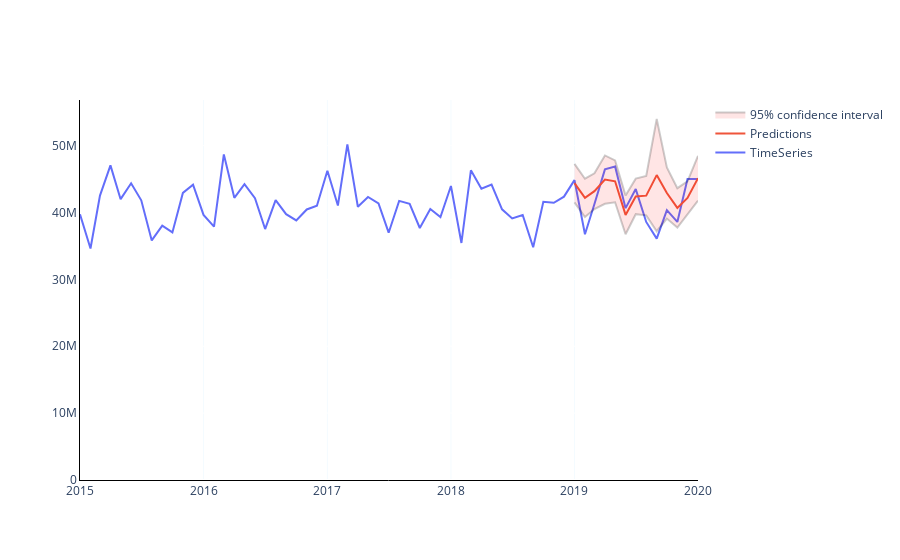

The notebook cell saved with this chart:
### Code cell
fig = go.Figure()
fig.add_trace(go.Scatter(x=df[train_start:test_end].index, y=df[train_start:test_end]['Load Weight'],
                    mode='lines',
                    name='TimeSeries'))
fig.add_trace(go.Scatter(x=predictions_sarima.index, y=predictions,
                    mode='lines',
                    name='Predictions'))
CI = fcast.conf_int(alpha = .1)
fig.add_traces([go.Scatter(x = predictions_sarima.index, y = CI[:,0],
                           mode = 'lines', line_color = 'rgba(0,0,0,0.2)',
                           showlegend = False),
                go.Scatter(x = predictions_sarima.index, y = CI[:,1],
                           mode = 'lines', line_color = 'rgba(0,0,0,0.2)',
                           name = '95% confidence interval',
                           fill='tonexty', fillcolor = 'rgba(255, 0, 0, 0.1)')])

fig.update_layout(paper_bgcolor='rgba(255,255,255)', plot_bgcolor='rgba(0,0,0,0)')
fig.update_xaxes(showline=True, linewidth=1, linecolor='black')
fig.update_yaxes(showline=True, linewidth=1, linecolor='black',rangemode="tozero")
fig.update_xaxes(showgrid=True, gridwidth=0.1, gridcolor='lightskyblue')
#fig.update_yaxes(showgrid=True, gridwidth=0.1, gridcolor='lightskyblue')

fig.show()

print('Mean Absolute Percent Error:', round(np.mean(abs(residuals/test_data['Load Weight'])),4))

print('Root Mean Squared Error:', np.sqrt(np.mean(residuals**2)))
